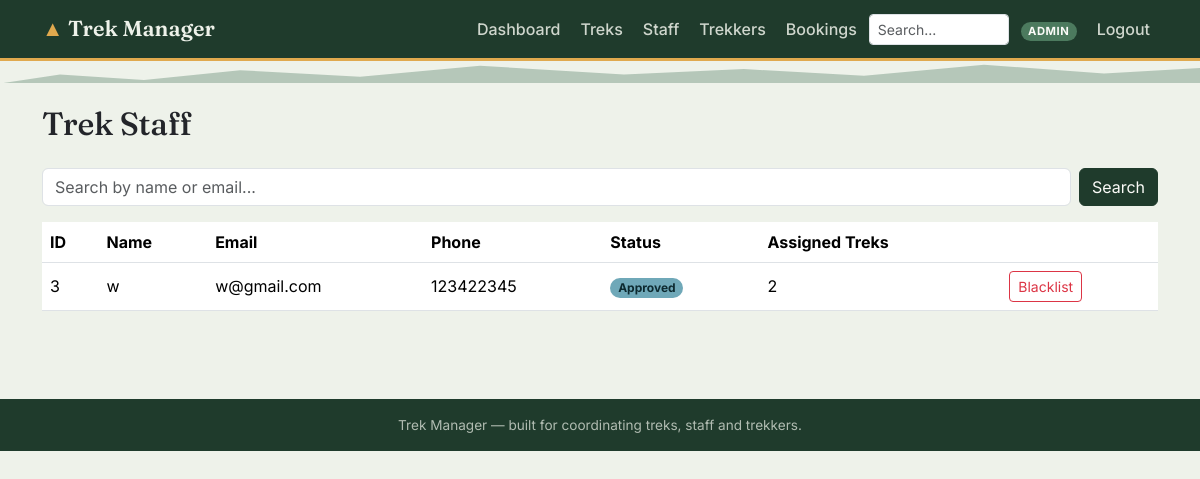
Screenshot of /admin/staff (signed in) with the database file from the repository.
### models.py (models this page shows, shortened)
class User(UserMixin, db.Model):
    __tablename__ = "users"
    id = db.Column(db.Integer, primary_key=True)
    name = db.Column(db.String(120), nullable=False)
    email = db.Column(db.String(150), unique=True, nullable=False, index=True)
    phone = db.Column(db.String(20))
    password_hash = db.Column(db.String(255), nullable=False)
    role = db.Column(db.String(20), nullable=False)  # admin / staff / trekker
    status = db.Column(db.String(20), nullable=False, default=STATUS_ACTIVE)
    created_at = db.Column(db.DateTime, default=datetime.utcnow)
    assigned_treks = db.relationship(
        "Trek", backref="staff", lazy=True, foreign_keys="Trek.assigned_staff_id"
    )
    bookings = db.relationship(
        "Booking", backref="trekker", lazy=True, foreign_keys="Booking.user_id"
    )
    @property
    def is_admin(self):
        return self.role == ROLE_ADMIN

### admin.py (the view)
@admin_bp.route("/staff")
@login_required
@admin_required
def staff_list():
    q = request.args.get("q", "").strip()
    query = User.query.filter_by(role=ROLE_STAFF)
    if q:
        like = f"%{q}%"
        query = query.filter(db.or_(User.name.ilike(like), User.email.ilike(like)))
    staff = query.order_by(User.created_at.desc()).all()
    return render_template("admin/staff_list.html", staff=staff, q=q)

### admin.py (called while the page is built)
def admin_required(view):
    @wraps(view)
    def wrapped(*args, **kwargs):
        if not current_user.is_authenticated or not current_user.is_admin:
            abort(403)
        return view(*args, **kwargs)
    return wrapped

### templates/admin/staff_list.html (shortened to what this page needs)
{% extends "base.html" %}
{% from "partials/_badges.html" import status_badge %}
{% block content %}
<h2 class="display-title mb-4">Trek Staff</h2>
<form class="row g-2 mb-3" method="get">
  <div class="col-auto flex-grow-1">
    <input type="text" class="form-control" name="q" value="{{ q }}" placeholder="Search by name or email...">
  </div>
  <div class="col-auto">
    <button class="btn btn-forest" type="submit">Search</button>
  </div>
</form>
<div class="table-responsive">
  <table class="table table-trek align-middle bg-white">
    <thead>
      <tr><th>ID</th><th>Name</th><th>Email</th><th>Phone</th><th>Status</th><th>Assigned Treks</th><th></th></tr>
    </thead>
    <tbody>
      {% for s in staff %}
      <tr>
        <td>{{ s.id }}</td>
        <td>{{ s.name }}</td>
        <td>{{ s.email }}</td>
        <td>{{ s.phone or '—' }}</td>
        <td>{{ status_badge(s.status) }}</td>
        <td>{{ s.assigned_treks|length }}</td>
        <td class="text-nowrap">
          {% if s.status != 'Blacklisted' %}
          <form method="post" action="{{ url_for('admin.staff_blacklist', staff_id=s.id) }}" class="d-inline"
                onsubmit="return confirm('Blacklist this staff member?');">
            <button class="btn btn-sm btn-outline-danger">Blacklist</button>
          </form>
          {% else %}
          <form method="post" action="{{ url_for('admin.staff_reactivate', staff_id=s.id) }}" class="d-inline">
            <button class="btn btn-sm btn-outline-secondary">Reactivate</button>
          </form>
          {% endif %}
        </td>
      </tr>
      {% else %}
      <tr><td colspan="7" class="text-center text-muted py-3">No staff found.</td></tr>
      {% endfor %}
    </tbody>
  </table>
</div>
{% endblock %}

### templates/base.html (shortened to what this page needs)
<!DOCTYPE html>
<html lang="en">
<head>
  <link href="https://cdn.jsdelivr.net/npm/bootstrap@5.3.2/dist/css/bootstrap.min.css" rel="stylesheet">
  <link rel="stylesheet" href="{{ url_for('static', filename='css/style.css') }}">
</head>
<body>
<nav class="navbar navbar-expand-lg navbar-trek">
  <div class="container">
    <a class="navbar-brand" href="{{ url_for('index') }}">
      <span class="peak">&#9650;</span> Trek Manager
    </a>
    <div class="collapse navbar-collapse" id="navMain">
      <ul class="navbar-nav ms-auto align-items-lg-center gap-lg-1">
        {% if current_user.is_authenticated %}
          {% if current_user.is_admin %}
            <li class="nav-item"><a class="nav-link" href="{{ url_for('admin.dashboard') }}">Dashboard</a></li>
            <li class="nav-item"><a class="nav-link" href="{{ url_for('admin.treks') }}">Treks</a></li>
            <li class="nav-item"><a class="nav-link" href="{{ url_for('admin.staff_list') }}">Staff</a></li>
            <li class="nav-item"><a class="nav-link" href="{{ url_for('admin.users_list') }}">Trekkers</a></li>
            <li class="nav-item"><a class="nav-link" href="{{ url_for('admin.bookings') }}">Bookings</a></li>
            <li class="nav-item">
              <form class="d-flex" role="search" action="{{ url_for('admin.search') }}" method="get">
                <input class="form-control form-control-sm" type="search" name="q" placeholder="Search..." style="width: 140px;">
              </form>
            </li>
          {% elif current_user.is_staff %}
            <li class="nav-item"><a class="nav-link" href="{{ url_for('staff.dashboard') }}">My Treks</a></li>
          {% endif %}
          <li class="nav-item ms-lg-2">
            <span class="badge badge-role rounded-pill">{{ current_user.role }}</span>
          </li>
          <li class="nav-item ms-lg-2">
            <a class="nav-link" href="{{ url_for('auth.logout') }}">Logout</a>
          </li>
        {% endif %}
      </ul>
    </div>
  </div>
</nav>
<div class="elevation-rule"></div>
<main class="container py-4">
  {% block content %}{% endblock %}
</main>
<footer class="site-footer py-3 mt-5">
  <div class="container text-center">
    Trek Manager &mdash; built for coordinating treks, staff and trekkers.
  </div>
</footer>
</body>
</html>

### templates/partials/_badges.html (shortened to what this page needs)
{% macro status_badge(status) -%}
  {%- set cls = {
    'Pending': 'badge-status-pending',
    'Approved': 'badge-status-approved',
    'Open': 'badge-status-open',
    'Closed': 'badge-status-closed',
    'Completed': 'badge-status-completed',
    'Active': 'badge-status-active',
    'Blacklisted': 'badge-status-blacklisted',
    'Booked': 'badge-status-open',
    'Cancelled': 'badge-status-blacklisted',
  }.get(status, 'badge-status-pending') -%}
  <span class="badge {{ cls }} rounded-pill">{{ status }}</span>
{%- endmacro %}

### static/css/style.css (style rules this page uses)
:root { --forest: #1f3b2c; --forest-dark: #142a1e; --moss: #4c7a5e; --glacier: #6fa8b8; --amber: #e0a94e; --stone: #eef2ea; --stone-dark: #dfe6da; --charcoal: #23252a; --paper: #fbfbf8; }
body { background-color: var(--stone); color: var(--charcoal); font-family: 'Inter', -apple-system, BlinkMacSystemFont, sans-serif; }
h1, h2, h3, h4, h5, .display-title, .brand-mark { font-family: 'Fraunces', Georgia, serif; letter-spacing: -0.01em; }
.navbar-trek { background: var(--forest); border-bottom: 3px solid var(--amber); }
.navbar-trek .navbar-brand { font-family: 'Fraunces', serif; font-weight: 600; color: var(--stone) !important; font-size: 1.35rem; }
.navbar-trek .navbar-brand .peak { color: var(--amber); }
.navbar-trek .nav-link { color: rgba(238, 242, 234, 0.85) !important; font-weight: 500; }
.navbar-trek .badge-role { background: var(--moss); color: var(--paper); font-size: 0.7rem; letter-spacing: 0.05em; text-transform: uppercase; }
.elevation-rule { height: 22px; width: 100%; background-image: repeating-linear-gradient( 100deg, transparent 0, transparent 18px, var(--moss) 18px, var(--moss) 20px ); opacity: 0.35; clip-path: polygon(0 100%, 5% 60%, 12% 85%, 20% 40%, 30% 70%, 40% 20%, 52% 60%, 62% 35%, 72% 65%, 82% 15%, 92% 55%, 100% 30%, 100% 100%); background-color: var(--moss); margin-bottom: -2px; }
.badge-status-approved { background: var(--glacier); color: #0d2a30; }
.btn-forest { background: var(--forest); border-color: var(--forest); color: var(--paper); }
.site-footer { background: var(--forest); color: rgba(238, 242, 234, 0.7); font-size: 0.85rem; }
a { color: var(--forest); }
.table-trek thead { background: var(--forest); color: var(--paper); }

### rows the page displays
User: role "ADMIN"
User: id "3", name "w", email "w@gmail.com", phone "123422345", status "Approved", assigned_treks|length "2"
